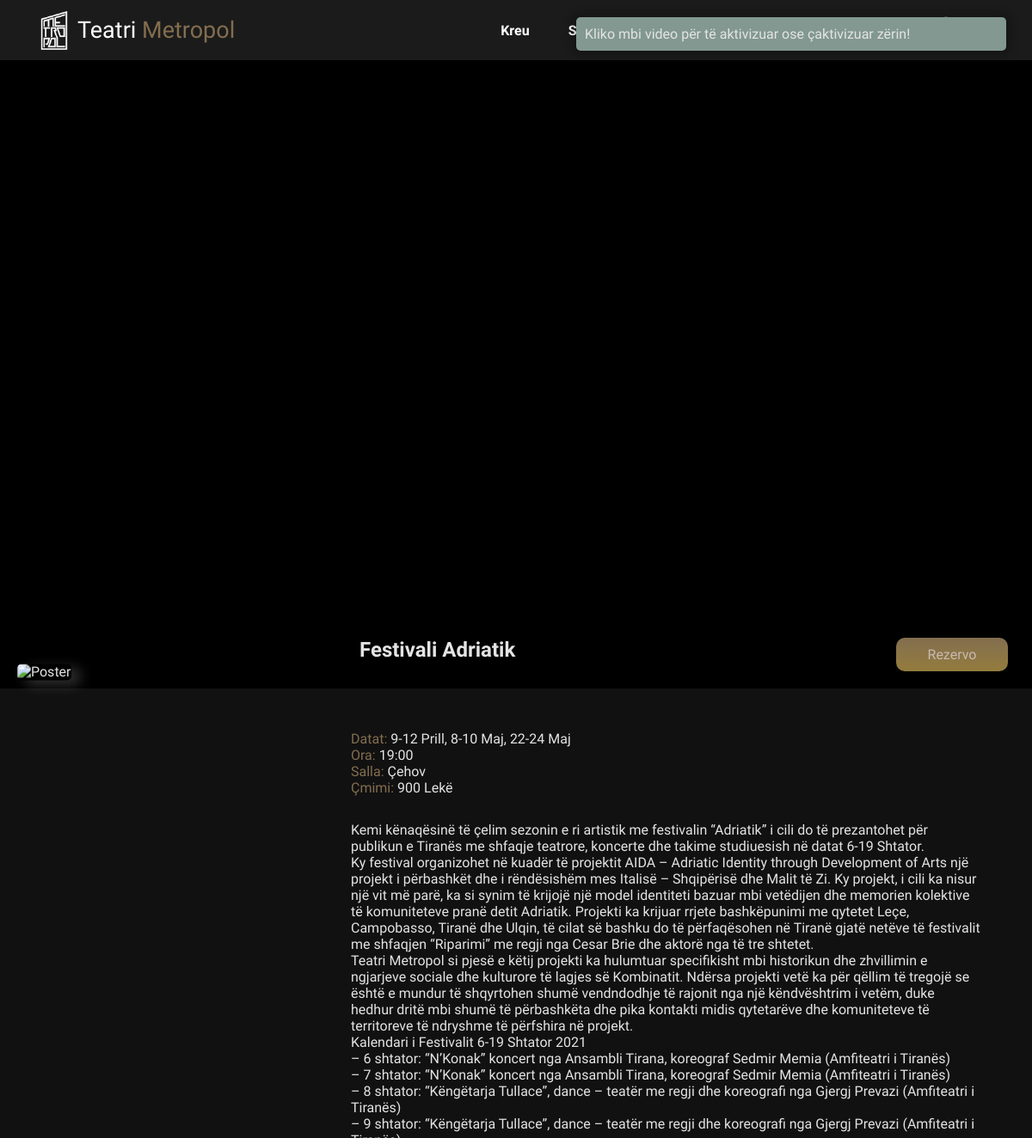
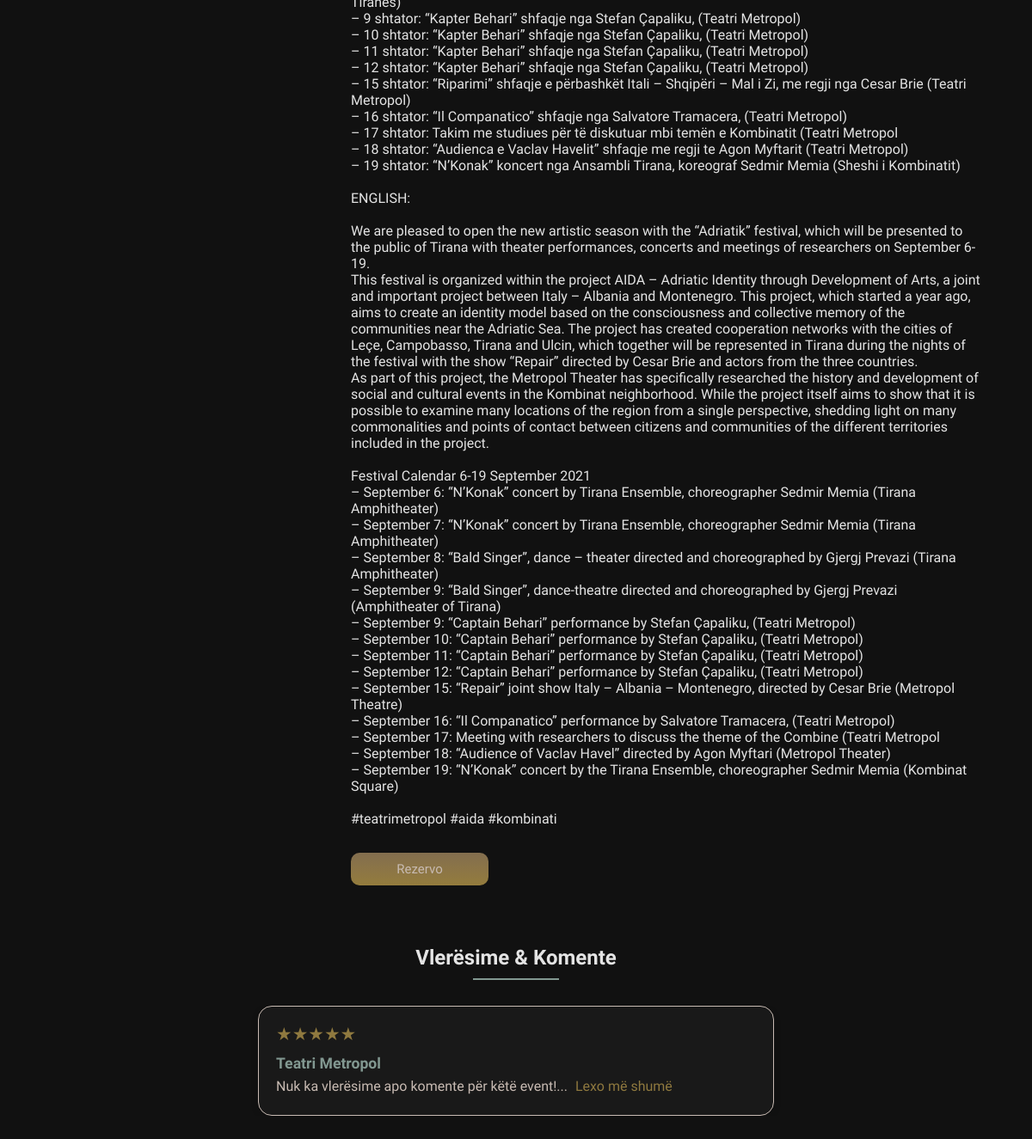
The page /views/client/events/event_details.php?id=7 on the database its author committed (2 pictures, top to bottom).
### tables this page shows
CREATE TABLE `events` (
  `id` int(11) NOT NULL,
  `title` varchar(50) NOT NULL,
  `description` text NOT NULL,
  `hall` varchar(20) NOT NULL,
  `time` time NOT NULL,
  `poster` varchar(255) NOT NULL,
  `price` int(11) NOT NULL,
  `trailer` varchar(255) DEFAULT NULL
);

### includes/functions.php (called while the page is built, shortened)
<?php
function groupDates($dates): array {
    $grouped = [];
    $start = $end = new DateTime($dates[0]);
    for ($i = 1; $i < count($dates); $i++) {
        $current = new DateTime($dates[$i]);
        $diff = (int)$end->diff($current)->format("%a");
        if ($diff === 1) {
            $end = $current;
        } else {
            $grouped[] = formatDateRange($start, $end);
            $start = $end = $current;
        }
    }
    $grouped[] = formatDateRange($start, $end);
    return $grouped;
}
function formatDateRange($start, $end): string {
    $muajiStart = muajiNeShqip($start->format('M'));
    $muajiEnd = muajiNeShqip($end->format('M'));
    if ($start == $end) {
        return $start->format('j') . " " . $muajiStart;
    } elseif ($muajiStart === $muajiEnd) {
        return $start->format('j') . "-" . $end->format('j') . " " . $muajiStart;
    } else {
        return $start->format('j') . " " . $muajiStart . " - " . $end->format('j') . " " . $muajiEnd;
    }
}
function muajiNeShqip($muajiAnglisht): string {
    $muajt = [
        'Jan' => 'Janar', 'Feb' => 'Shkurt', 'Mar' => 'Mars',
        'Apr' => 'Prill', 'May' => 'Maj', 'Jun' => 'Qershor',
        'Jul' => 'Korrik', 'Aug' => 'Gusht', 'Sep' => 'Shtator',
        'Oct' => 'Tetor', 'Nov' => 'Nëntor', 'Dec' => 'Dhjetor'
    ];
    return $muajt[$muajiAnglisht] ?? $muajiAnglisht;
}

### views/client/events/event_details.php (the view, shortened to what this page needs)
<?php
require $_SERVER['DOCUMENT_ROOT'] . '/biletaria_online/auth/auth.php';
require $_SERVER['DOCUMENT_ROOT'] . '/biletaria_online/includes/functions.php';
?>
<?php
$event_id = intval($_GET['id']);
$query = "SELECT *
          FROM events
          WHERE id = ?";
$stmt = $conn->prepare($query);
$stmt->bind_param("i", $event_id);
$stmt->execute();
$result = $stmt->get_result();
$event = $result->fetch_assoc();
$datesQuery = $conn->prepare("SELECT event_date FROM event_dates WHERE event_id = ? ORDER BY event_date ASC");
$datesQuery->bind_param("i", $event['id']);
$datesQuery->execute();
$datesResult = $datesQuery->get_result();
$dates = [];
while ($row = $datesResult->fetch_assoc()) {
    $dates[] = $row['event_date'];
}
$groupedDates = groupDates($dates);
?>
<!DOCTYPE html>
<html lang="sq">
<head>
    <?php require $_SERVER['DOCUMENT_ROOT'] . '/biletaria_online/includes/header.php'; ?>
</head>
<body>
<?php require $_SERVER['DOCUMENT_ROOT'] . '/biletaria_online/includes/navbar.php'; ?>
<div class="video-container">
    <div id="cover"></div>
    <div class="overlay">
        <div class="show-poster">
            <img src="/biletaria_online/includes/get_image.php?event_id=<?php echo $event['id']; ?>" alt="Poster">
        </div>
        <div class="show-reserve">
            <div>
                <h3><?php echo htmlspecialchars($event['title']); ?></h3>
            </div>
            <button onclick="redirectTo('../reserve.php?event_id=<?php echo $event['id']; ?>')">Rezervo</button>
        </div>
    </div>
</div>
<div class="show-container">
    <div class="show-info">
        <p><span>Datat: </span><?php echo implode(', ', $groupedDates) ?></p>
        <p><span>Ora: </span><?php echo date('H:i', strtotime($event['time'])); ?></p>
        <p><span>Salla: </span><?php echo htmlspecialchars($event['hall']); ?></p>
        <p><span>Çmimi: </span><?php echo htmlspecialchars($event['price']); ?> Lekë</p>
    </div>
    <div class="show-content">
        <p><?php echo nl2br(htmlspecialchars($event['description'])); ?></p>
    </div>
    <div class='btn-group'>
        <button onclick="redirectTo('../reserve.php?event_id=<?php echo $event['id']; ?>')">Rezervo</button>
    </div>
</div>
<h2>Vlerësime & Komente</h2>
<hr style="width: 100px; margin-top: -20px; margin-bottom: 20px; border: none; height: 2px; background-color: var(--accent2-color) !important;">
<section id="reviews" class="owl-carousel owl-theme">
    <?php
    $sql = "SELECT
                r.date,
                r.comment,
                r.rating,
                (
                    SELECT res.full_name
                    FROM reservations res
                    WHERE res.email = r.email
                      AND res.event_id = r.event_id
                    LIMIT 1
                ) AS full_name
            FROM reviews r
            WHERE r.event_id = ?";
    $stmt = $conn->prepare($sql);
    $stmt->bind_param("i", $event['id']);
    if(!$stmt->execute()) {
        showError("Një problem ndodhi! Provoni më vonë!");
    }
    $reviews = $stmt->get_result();
    if ($reviews->num_rows > 0) {
        while ($review = $reviews->fetch_assoc()) { ?>
            <div class="item review">
                <div class="star-rating">
                    <?= str_repeat('★', $review['rating']) ?><?= str_repeat('☆', 5 - $review['rating']) ?>
                </div>
                <p><strong><?= htmlspecialchars($review['full_name']) ?></strong> | <?php
                    $date = new DateTime($review['date']);
                    $day = $date->format('d');
                    $month = muajiNeShqip($date->format('M'));
                    $year = $date->format('Y');
                    echo $day . " " . $month . " " . $year;
                    ?></p>
                <div class="comment">
                    <?php
                    $comment = trim($review['comment'] ?? '');
                    $hasComment = $comment !== '';
                    $needPreview = $hasComment && mb_strlen($comment) > 110;
                    ?>
                    <p class="comment-preview">
                        <?php
                        if ($hasComment) {
                            echo $needPreview
                                ? htmlspecialchars(mb_substr($comment, 0, 90)) . '...'
                                : htmlspecialchars($comment);
                        } else {
                            echo 'Nuk është dhënë një koment.';
                        }
                        ?>
                        <?php if ($needPreview): ?>
                            <span class="read-more" onclick="toggleFullComment(this)">Lexo më shumë</span>
                        <?php endif; ?>
                    </p>
                    <?php if ($hasComment && $needPreview): ?>
                        <p class="comment-full">
                            <?= htmlspecialchars($comment) ?>
                            <span class="read-less" onclick="toggleFullComment(this)"> Lexo më pak</span>
                        </p>
                    <?php endif; ?>
                </div>
            </div>
        <?php }
    } else { ?>
        <div class="item review">
            <div class="star-rating">★★★★★</div>
            <p><strong>Teatri Metropol</strong></p>
            <div class="comment">
                <p class="comment-preview">
                    Nuk ka vlerësime apo komente për këtë event!...
                    <span class="read-more" onclick="toggleFullComment(this)">Lexo më shumë</span>
                </p>
            </div>
        </div>
    <?php }
    ?>
</section>
<div class="info-container">
    <div class='errors show' id="message" style='background-color: rgb(130, 152, 145) !important;'>
        <p id="info" style='color: #E4E4E4;'>Kliko mbi video për të aktivizuar ose çaktivizuar zërin!</p>
    </div>
</div>
</body>
</html>

### assets/css/footer.css (style rules this page uses)
:root { --default-font: "Quicksand", sans-serif; --footer-bg: rgba(20, 20, 20, 0.85); --highlight-color: rgb(130, 152, 145); --text-light: #e4e4e4; --link-overlay: rgba(120, 94, 91, 0.2); --border-color: rgba(200, 187, 179, 0.3); --transition: 0.4s ease; }

### assets/css/styles.css (style rules this page uses)
:root { --default-font: "Quicksand", sans-serif; --heading-font: "Russo One", sans-serif; --nav-font: "Afacad Flux", sans-serif; --background-color: #1B1B1B; --default-color: #785E5B; --heading2-color: #836e4f; --heading-color: #7C8598; --accent2-color: rgb(130, 152, 145); --accent-color: #8f793f; --surface-color: #c8bbb3; --text-color: #E4E4E4; --error-color: #f44336; --success-color: rgba(131, 173, 68); }
body { background-color: #111; display: flex; flex-direction: column; justify-content: flex-start; align-items: center; min-height: 100vh; margin: 0; padding: 0; gap: 10px; font-family: var(--default-font); color: var(--text-color); }
span { color: var(--heading2-color); font-family: var(--heading-font); }
p { padding: 0; margin: 0; }
.overlay { background: linear-gradient(to bottom, transparent 0%, rgba(0, 0, 0, 0.2) 10%, rgba(0, 0, 0, 0.4) 20%, rgba(0, 0, 0, 0.6) 40%, rgba(0, 0, 0, 0.8) 60%, rgba(0, 0, 0, 0.9) 80%, rgba(0, 0, 0, 1) 100%); padding: 20px; height: 65%; display: flex; flex-direction: column; justify-content: flex-end; color: var(--text-color); z-index: 5; }
h3 { font-family: var(--heading-font); margin: 0 0 10px; font-size: 1.5rem; }
.btn-group { display: flex; justify-content: flex-start; gap: 10px; }
.btn-group button { font-size: 15px; }
.info-container { position: fixed !important; top: 10px !important; right: 20px !important; padding: 10px !important; display: flex !important; flex-direction: column !important; gap: 10px !important; width: 500px !important; z-index: 2000 !important; }
.errors { background-color: var(--error-color) !important; color: var(--text-color) !important; border-radius: 5px !important; padding: 10px !important; box-shadow: 0 0 10px 6px rgba(0, 0, 0, 0.2) !important; opacity: 0 !important; display: none !important; }
.errors.show { display: block !important; opacity: 1 !important; animation: fadeIn 0.5s ease-in-out !important; }
button { font-family: var(--default-font); font-size: 18px; color: var(--surface-color); padding: 10px; width: 160px; border: none; border-radius: 10px; background-image: linear-gradient(to bottom, var(--heading2-color), #947c3d); transition: transform 0.2s ease, background-color 0.2s ease; z-index: 100; }
.video-container { width: 100%; max-width: 100%; background: black; position: relative; }
.video-container::before { content: ""; display: block; padding-top: 56.25%; }
#cover { position: absolute; top: 0; left: 0; width: 100%; height: 100%; z-index: 3; background-color: transparent; cursor: pointer; user-select: none; }
.video-container .overlay { position: absolute; bottom: -0.5px; left: 0; width: calc(100% - 40px); display: flex; flex-direction: row; align-items: flex-end; justify-content: flex-start; max-height: 30%; }
.show-poster { width: 30%; min-width: 235px; margin-right: 50px; position: relative; transform: translateY(55%); z-index: 5; }
.show-poster img { width: 100%; height: auto; object-fit: cover; border-radius: 5px; box-shadow: 10px 5px 15px rgba(255, 255, 255, 0.2); }
.show-reserve { display: flex; flex-direction: row; justify-content: space-between; align-items: center; width: 65%; height: auto; }
.show-reserve button { font-size: 16px; width: 130px; z-index: 400 !important; }
.show-container { display: flex; flex-direction: column; gap: 30px; margin: 40px 5% 40px 34%; }
@media (min-width: 1024px) { .video-container { height: calc(100vh - 70px); } }

### assets/css/navbar.css (style rules this page uses)
:root { --default-font: "Quicksand", sans-serif; --heading-font: "Russo One", sans-serif; --nav-font: "Afacad Flux", sans-serif; --background-color: #1B1B1B; --default-color: #785E5B; --heading2-color: #836e4f; --heading-color: #7C8598; --accent2-color: rgb(130, 152, 145); --accent-color: #8f793f; --surface-color: #c8bbb3; --text-color: #E4E4E4; --error-color: #f44336; --success-color: rgba(131, 173, 68); }
body { padding-top: 80px !important; }

### rows shown on the page
events: title "Festivali Adriatik", time "19:00", hall "Çehov", price "900", description "Kemi kënaqësinë të çelim sezonin e ri artistik me festivalin “Adriatik” i cili do të prezantohet për publikun e Tiranës me shfaqje teatrore, koncerte dhe takime studiuesish në datat 6-19 Shtator. Ky festival organizohet në kuadër të projektit AIDA – Adriatic Identity through Development of Arts një projekt i përbashkët dhe i rëndësishëm mes Italisë – Shqipërisë dhe Malit të Zi. Ky projekt, i cili ka nisur një vit më parë, ka si synim të krijojë një model identiteti bazuar mbi vetëdijen dhe memorien kolektive të komuniteteve pranë detit Adriatik. Projekti ka krijuar rrjete bashkëpunimi me qytetet Leçe, Campobasso, Tiranë dhe Ulqin, të cilat së bashku do të përfaqësohen në Tiranë gjatë netëve…"

### other values the page prints
implode(', ', $groupedDates) "9-12 Prill, 8-10 Maj, 22-24 Maj"
